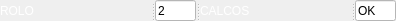
              <widget class="QSplitter" name="splitter_8">
               <property name="orientation">
                <enum>Qt::Horizontal</enum>
               </property>
               <widget class="QLabel" name="label_14">
                <property name="minimumSize">
                 <size>
                  <width>151</width>
                  <height>21</height>
                 </size>
                </property>
                <property name="maximumSize">
                 <size>
                  <width>151</width>
                  <height>16777215</height>
                 </size>
                </property>
                <property name="styleSheet">
                 <string notr="true">color: rgb(255, 255, 255);
font: 75 italic 8pt &quot;Arial&quot;;</string>
                </property>
                <property name="text">
                 <string>ROLO</string>
                </property>
               </widget>
               <widget class="QLineEdit" name="rolo_tractor">
                <property name="minimumSize">
                 <size>
                  <width>41</width>
                  <height>21</height>
                 </size>
                </property>
                <property name="maximumSize">
                 <size>
                  <width>41</width>
                  <height>21</height>
                 </size>
                </property>
                <property name="styleSheet">
                 <string notr="true">background-color: rgb(255, 255, 255);</string>
                </property>
                <property name="text">
                 <string>2</string>
                </property>
               </widget>
               <widget class="QLabel" name="label_25">
                <property name="minimumSize">
                 <size>
                  <width>151</width>
                  <height>21</height>
                 </size>
                </property>
                <property name="maximumSize">
                 <size>
                  <width>151</width>
                  <height>16777215</height>
                 </size>
                </property>
                <property name="styleSheet">
                 <string notr="true">color: rgb(255, 255, 255);
font: 75 italic 8pt &quot;Arial&quot;;</string>
                </property>
                <property name="text">
                 <string>CALCOS</string>
                </property>
               </widget>
               <widget class="QLineEdit" name="calcos_tractor">
                <property name="minimumSize">
                 <size>
                  <width>41</width>
                  <height>21</height>
                 </size>
                </property>
                <property name="maximumSize">
                 <size>
                  <width>41</width>
                  <height>21</height>
                 </size>
                </property>
                <property name="styleSheet">
                 <string notr="true">background-color: rgb(255, 255, 255);</string>
                </property>
                <property name="text">
                 <string>OK</string>
                </property>
               </widget>
              </widget>
